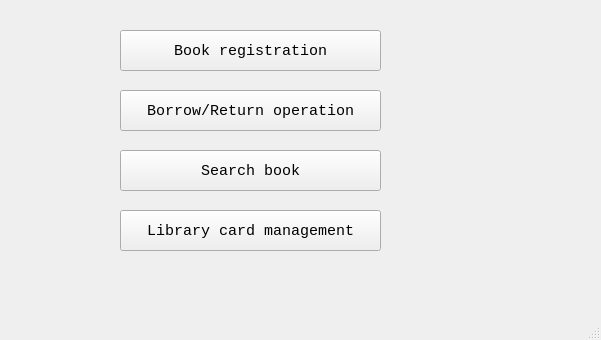
<?xml version="1.0" encoding="UTF-8"?>
<ui version="4.0">
 <class>admin_window</class>
 <widget class="QMainWindow" name="admin_window">
  <property name="geometry">
   <rect>
    <x>0</x>
    <y>0</y>
    <width>601</width>
    <height>340</height>
   </rect>
  </property>
  <property name="windowTitle">
   <string>admin_window</string>
  </property>
  <widget class="QWidget" name="centralwidget">
   <widget class="QPushButton" name="BookRegButton">
    <property name="geometry">
     <rect>
      <x>120</x>
      <y>30</y>
      <width>261</width>
      <height>41</height>
     </rect>
    </property>
    <property name="font">
     <font>
      <family>Consolas</family>
      <pointsize>11</pointsize>
     </font>
    </property>
    <property name="text">
     <string>Book registration</string>
    </property>
   </widget>
   <widget class="QPushButton" name="BookOpButton">
    <property name="geometry">
     <rect>
      <x>120</x>
      <y>90</y>
      <width>261</width>
      <height>41</height>
     </rect>
    </property>
    <property name="font">
     <font>
      <family>Consolas</family>
      <pointsize>11</pointsize>
     </font>
    </property>
    <property name="text">
     <string>Borrow/Return operation</string>
    </property>
   </widget>
   <widget class="QPushButton" name="BookSearchButton">
    <property name="geometry">
     <rect>
      <x>120</x>
      <y>150</y>
      <width>261</width>
      <height>41</height>
     </rect>
    </property>
    <property name="font">
     <font>
      <family>Consolas</family>
      <pointsize>11</pointsize>
     </font>
    </property>
    <property name="text">
     <string>Search book</string>
    </property>
   </widget>
   <widget class="QPushButton" name="CardManageButton">
    <property name="geometry">
     <rect>
      <x>120</x>
      <y>210</y>
      <width>261</width>
      <height>41</height>
     </rect>
    </property>
    <property name="font">
     <font>
      <family>Consolas</family>
      <pointsize>11</pointsize>
     </font>
    </property>
    <property name="text">
     <string>Library card management</string>
    </property>
   </widget>
  </widget>
  <widget class="QMenuBar" name="menubar">
   <property name="geometry">
    <rect>
     <x>0</x>
     <y>0</y>
     <width>601</width>
     <height>26</height>
    </rect>
   </property>
  </widget>
  <widget class="QStatusBar" name="statusbar"/>
 </widget>
 <resources/>
 <connections/>
</ui>
